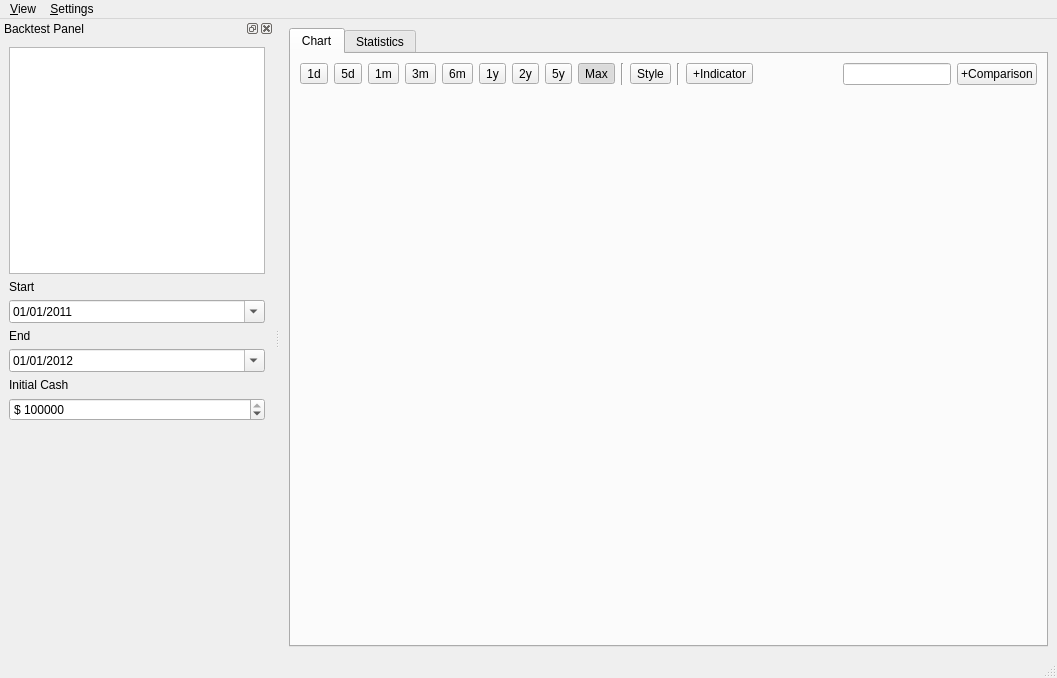
<?xml version="1.0" encoding="UTF-8"?>
<ui version="4.0">
 <class>MainWindow</class>
 <widget class="QMainWindow" name="MainWindow">
  <property name="geometry">
   <rect>
    <x>0</x>
    <y>0</y>
    <width>1057</width>
    <height>678</height>
   </rect>
  </property>
  <property name="windowTitle">
   <string>Backtester</string>
  </property>
  <widget class="QWidget" name="centralwidget">
   <layout class="QHBoxLayout" name="horizontalLayout">
    <item>
     <widget class="QTabWidget" name="tabWidget">
      <property name="currentIndex">
       <number>0</number>
      </property>
      <widget class="QWidget" name="chartTab">
       <attribute name="title">
        <string>Chart</string>
       </attribute>
       <layout class="QVBoxLayout" name="verticalLayout_3">
        <item>
         <layout class="QHBoxLayout" name="horizontalLayout_2">
          <item>
           <widget class="QToolButton" name="oneDayToolButton">
            <property name="text">
             <string>1d</string>
            </property>
            <property name="checkable">
             <bool>true</bool>
            </property>
            <attribute name="buttonGroup">
             <string notr="true">buttonGroup</string>
            </attribute>
           </widget>
          </item>
          <item>
           <widget class="QToolButton" name="fiveDayToolButton">
            <property name="text">
             <string>5d</string>
            </property>
            <property name="checkable">
             <bool>true</bool>
            </property>
            <attribute name="buttonGroup">
             <string notr="true">buttonGroup</string>
            </attribute>
           </widget>
          </item>
          <item>
           <widget class="QToolButton" name="oneMonthToolButton">
            <property name="text">
             <string>1m</string>
            </property>
            <property name="checkable">
             <bool>true</bool>
            </property>
            <attribute name="buttonGroup">
             <string notr="true">buttonGroup</string>
            </attribute>
           </widget>
          </item>
          <item>
           <widget class="QToolButton" name="threeMonthToolButton">
            <property name="text">
             <string>3m</string>
            </property>
            <property name="checkable">
             <bool>true</bool>
            </property>
            <attribute name="buttonGroup">
             <string notr="true">buttonGroup</string>
            </attribute>
           </widget>
          </item>
          <item>
           <widget class="QToolButton" name="sixMonthToolButton">
            <property name="text">
             <string>6m</string>
            </property>
            <property name="checkable">
             <bool>true</bool>
            </property>
            <attribute name="buttonGroup">
             <string notr="true">buttonGroup</string>
            </attribute>
           </widget>
          </item>
          <item>
           <widget class="QToolButton" name="oneYearToolButton">
            <property name="text">
             <string>1y</string>
            </property>
            <property name="checkable">
             <bool>true</bool>
            </property>
            <attribute name="buttonGroup">
             <string notr="true">buttonGroup</string>
            </attribute>
           </widget>
          </item>
          <item>
           <widget class="QToolButton" name="twoYearToolButton">
            <property name="text">
             <string>2y</string>
            </property>
            <property name="checkable">
             <bool>true</bool>
            </property>
            <attribute name="buttonGroup">
             <string notr="true">buttonGroup</string>
            </attribute>
           </widget>
          </item>
          <item>
           <widget class="QToolButton" name="fiveYearToolButton">
            <property name="text">
             <string>5y</string>
            </property>
            <property name="checkable">
             <bool>true</bool>
            </property>
            <attribute name="buttonGroup">
             <string notr="true">buttonGroup</string>
            </attribute>
           </widget>
          </item>
          <item>
           <widget class="QToolButton" name="maxToolButton">
            <property name="text">
             <string>Max</string>
            </property>
            <property name="checkable">
             <bool>true</bool>
            </property>
            <property name="checked">
             <bool>true</bool>
            </property>
            <attribute name="buttonGroup">
             <string notr="true">buttonGroup</string>
            </attribute>
           </widget>
          </item>
          <item>
           <widget class="Line" name="line_2">
            <property name="orientation">
             <enum>Qt::Vertical</enum>
            </property>
           </widget>
          </item>
          <item>
           <widget class="QToolButton" name="styleToolButton">
            <property name="cursor">
             <cursorShape>ArrowCursor</cursorShape>
            </property>
            <property name="contextMenuPolicy">
             <enum>Qt::ActionsContextMenu</enum>
            </property>
            <property name="text">
             <string>Style</string>
            </property>
            <property name="popupMode">
             <enum>QToolButton::InstantPopup</enum>
            </property>
            <property name="arrowType">
             <enum>Qt::NoArrow</enum>
            </property>
           </widget>
          </item>
          <item>
           <widget class="Line" name="line_3">
            <property name="orientation">
             <enum>Qt::Vertical</enum>
            </property>
           </widget>
          </item>
          <item>
           <widget class="QToolButton" name="indicatorToolButton">
            <property name="contextMenuPolicy">
             <enum>Qt::ActionsContextMenu</enum>
            </property>
            <property name="text">
             <string>+Indicator</string>
            </property>
            <property name="popupMode">
             <enum>QToolButton::InstantPopup</enum>
            </property>
            <property name="toolButtonStyle">
             <enum>Qt::ToolButtonIconOnly</enum>
            </property>
           </widget>
          </item>
          <item>
           <spacer name="horizontalSpacer">
            <property name="orientation">
             <enum>Qt::Horizontal</enum>
            </property>
            <property name="sizeHint" stdset="0">
             <size>
              <width>40</width>
              <height>20</height>
             </size>
            </property>
           </spacer>
          </item>
          <item>
           <widget class="QLineEdit" name="symbolLineEdit"/>
          </item>
          <item>
           <widget class="QPushButton" name="pushButton">
            <property name="text">
             <string>+Comparison</string>
            </property>
           </widget>
          </item>
         </layout>
        </item>
        <item>
         <widget class="MatplotlibWidget" name="matplotlibWidget" native="true">
          <property name="sizePolicy">
           <sizepolicy hsizetype="Preferred" vsizetype="MinimumExpanding">
            <horstretch>0</horstretch>
            <verstretch>0</verstretch>
           </sizepolicy>
          </property>
          <property name="contextMenuPolicy">
           <enum>Qt::CustomContextMenu</enum>
          </property>
         </widget>
        </item>
       </layout>
      </widget>
      <widget class="QWidget" name="statsTab">
       <attribute name="title">
        <string>Statistics</string>
       </attribute>
      </widget>
     </widget>
    </item>
   </layout>
  </widget>
  <widget class="QStatusBar" name="statusbar"/>
  <widget class="QDockWidget" name="dockWidget">
   <property name="windowTitle">
    <string>Backtest Panel</string>
   </property>
   <attribute name="dockWidgetArea">
    <number>1</number>
   </attribute>
   <widget class="QWidget" name="dockWidgetContents">
    <layout class="QVBoxLayout" name="verticalLayout_2">
     <item>
      <layout class="QVBoxLayout" name="verticalLayout">
       <item>
        <widget class="QListWidget" name="strategyListWidget">
         <property name="contextMenuPolicy">
          <enum>Qt::CustomContextMenu</enum>
         </property>
        </widget>
       </item>
       <item>
        <widget class="QLabel" name="label">
         <property name="text">
          <string>Start</string>
         </property>
        </widget>
       </item>
       <item>
        <widget class="QDateEdit" name="dateStartEdit">
         <property name="focusPolicy">
          <enum>Qt::NoFocus</enum>
         </property>
         <property name="date">
          <date>
           <year>2011</year>
           <month>1</month>
           <day>1</day>
          </date>
         </property>
         <property name="displayFormat">
          <string>MM/dd/yyyy</string>
         </property>
         <property name="calendarPopup">
          <bool>true</bool>
         </property>
         <property name="timeSpec">
          <enum>Qt::LocalTime</enum>
         </property>
        </widget>
       </item>
       <item>
        <widget class="QLabel" name="label_2">
         <property name="text">
          <string>End</string>
         </property>
        </widget>
       </item>
       <item>
        <widget class="QDateEdit" name="dateEndEdit">
         <property name="focusPolicy">
          <enum>Qt::NoFocus</enum>
         </property>
         <property name="date">
          <date>
           <year>2012</year>
           <month>1</month>
           <day>1</day>
          </date>
         </property>
         <property name="displayFormat">
          <string>MM/dd/yyyy</string>
         </property>
         <property name="calendarPopup">
          <bool>true</bool>
         </property>
        </widget>
       </item>
       <item>
        <widget class="QLabel" name="label_3">
         <property name="text">
          <string>Initial Cash</string>
         </property>
        </widget>
       </item>
       <item>
        <widget class="QSpinBox" name="initialCashSpinBox">
         <property name="focusPolicy">
          <enum>Qt::NoFocus</enum>
         </property>
         <property name="frame">
          <bool>true</bool>
         </property>
         <property name="buttonSymbols">
          <enum>QAbstractSpinBox::UpDownArrows</enum>
         </property>
         <property name="prefix">
          <string>$ </string>
         </property>
         <property name="maximum">
          <number>999999999</number>
         </property>
         <property name="value">
          <number>50000000</number>
         </property>
        </widget>
       </item>
       <item>
        <spacer name="verticalSpacer">
         <property name="orientation">
          <enum>Qt::Vertical</enum>
         </property>
         <property name="sizeHint" stdset="0">
          <size>
           <width>20</width>
           <height>40</height>
          </size>
         </property>
        </spacer>
       </item>
      </layout>
     </item>
    </layout>
   </widget>
  </widget>
  <widget class="QMenuBar" name="menuBar">
   <property name="geometry">
    <rect>
     <x>0</x>
     <y>0</y>
     <width>1057</width>
     <height>25</height>
    </rect>
   </property>
   <widget class="QMenu" name="menu_View">
    <property name="title">
     <string>&amp;View</string>
    </property>
    <addaction name="actionBacktest_Window"/>
   </widget>
   <widget class="QMenu" name="menu_Settings">
    <property name="title">
     <string>&amp;Settings</string>
    </property>
    <addaction name="actionPerference"/>
   </widget>
   <addaction name="menu_View"/>
   <addaction name="menu_Settings"/>
  </widget>
  <action name="actionExit">
   <property name="text">
    <string>Exit</string>
   </property>
  </action>
  <action name="actionTest3">
   <property name="text">
    <string>test3</string>
   </property>
  </action>
  <action name="actionTest5">
   <property name="text">
    <string>test5</string>
   </property>
  </action>
  <action name="actionExit_2">
   <property name="text">
    <string>Exit</string>
   </property>
  </action>
  <action name="actionLineChart">
   <property name="text">
    <string>LineChart</string>
   </property>
  </action>
  <action name="actionBacktest_Window">
   <property name="checkable">
    <bool>true</bool>
   </property>
   <property name="checked">
    <bool>true</bool>
   </property>
   <property name="text">
    <string>Backtest Panel</string>
   </property>
  </action>
  <action name="actionPerference">
   <property name="text">
    <string>Preferences...</string>
   </property>
  </action>
  <action name="actionRunStrategy">
   <property name="icon">
    <iconset resource="resource.qrc">
     <normaloff>:/icons/run.png</normaloff>:/icons/run.png</iconset>
   </property>
   <property name="text">
    <string>Run Strategy</string>
   </property>
  </action>
  <action name="actionEditStrategy">
   <property name="icon">
    <iconset resource="resource.qrc">
     <normaloff>:/icons/edit.png</normaloff>:/icons/edit.png</iconset>
   </property>
   <property name="text">
    <string>Edit Strategy</string>
   </property>
  </action>
 </widget>
 <customwidgets>
  <customwidget>
   <class>MatplotlibWidget</class>
   <extends>QWidget</extends>
   <header>matplotlibwidget</header>
   <container>1</container>
  </customwidget>
 </customwidgets>
 <resources>
  <include location="resource.qrc"/>
 </resources>
 <connections>
  <connection>
   <sender>actionBacktest_Window</sender>
   <signal>toggled(bool)</signal>
   <receiver>dockWidget</receiver>
   <slot>setVisible(bool)</slot>
   <hints>
    <hint type="sourcelabel">
     <x>-1</x>
     <y>-1</y>
    </hint>
    <hint type="destinationlabel">
     <x>62</x>
     <y>301</y>
    </hint>
   </hints>
  </connection>
  <connection>
   <sender>dockWidget</sender>
   <signal>visibilityChanged(bool)</signal>
   <receiver>actionBacktest_Window</receiver>
   <slot>setChecked(bool)</slot>
   <hints>
    <hint type="sourcelabel">
     <x>62</x>
     <y>301</y>
    </hint>
    <hint type="destinationlabel">
     <x>-1</x>
     <y>-1</y>
    </hint>
   </hints>
  </connection>
 </connections>
 <buttongroups>
  <buttongroup name="buttonGroup"/>
 </buttongroups>
</ui>
